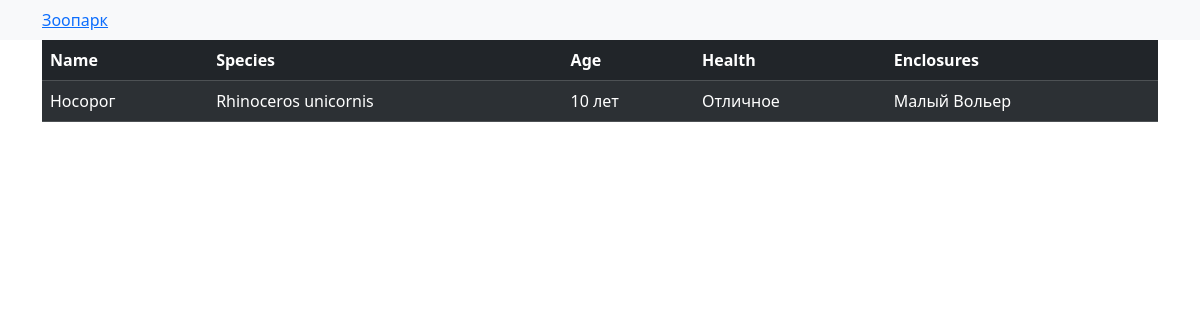
Page /zoo/5 on the committed database.
### myapp/models.py (models this page shows, shortened)
class Animals(models.Model):
    name = models.CharField(max_length=50)
    species = models.CharField(max_length=100)
    age = models.CharField(max_length=50)
    health = models.CharField(max_length=100)
    enclosure_id = models.ForeignKey(Enclosures, on_delete=models.CASCADE)

class Enclosures(models.Model):
    description = models.CharField(max_length=200)
    size = models.IntegerField()
    def __str__(self):
        return self.description

### myapp/views.py (the view)
def single_animal(request, animal_id):
    animal = Animals.objects.get(pk=animal_id)
    return render(request, 'single_animal.html', {'animal': animal})

### myapp/templates/single_animal.html (shortened to what this page needs)
{% extends "base.html" %}  {% block my_content %}
<table class="table table-dark table-striped">
  <thead>
    <tr>
      <th>Name</th>
      <th>Species</th>
      <th>Age</th>
      <th>Health</th>
      <th>Enclosures</th>
    </tr>
  </thead>
  <tbody>
    <tr>
      <td>{{ animal.name}}</td>
      <td>{{ animal.species}}</td>
      <td>{{ animal.age}}</td>
      <td>{{ animal.health}}</td>
      <td>{{ animal.enclosure_id}}</td>
    </tr>
  </tbody>
</table>
{% endblock %}

### rows in the picture
Animals: name "Носорог", species "Rhinoceros unicornis", age "10 лет", health "Отличное", enclosure_id "Малый Вольер"
